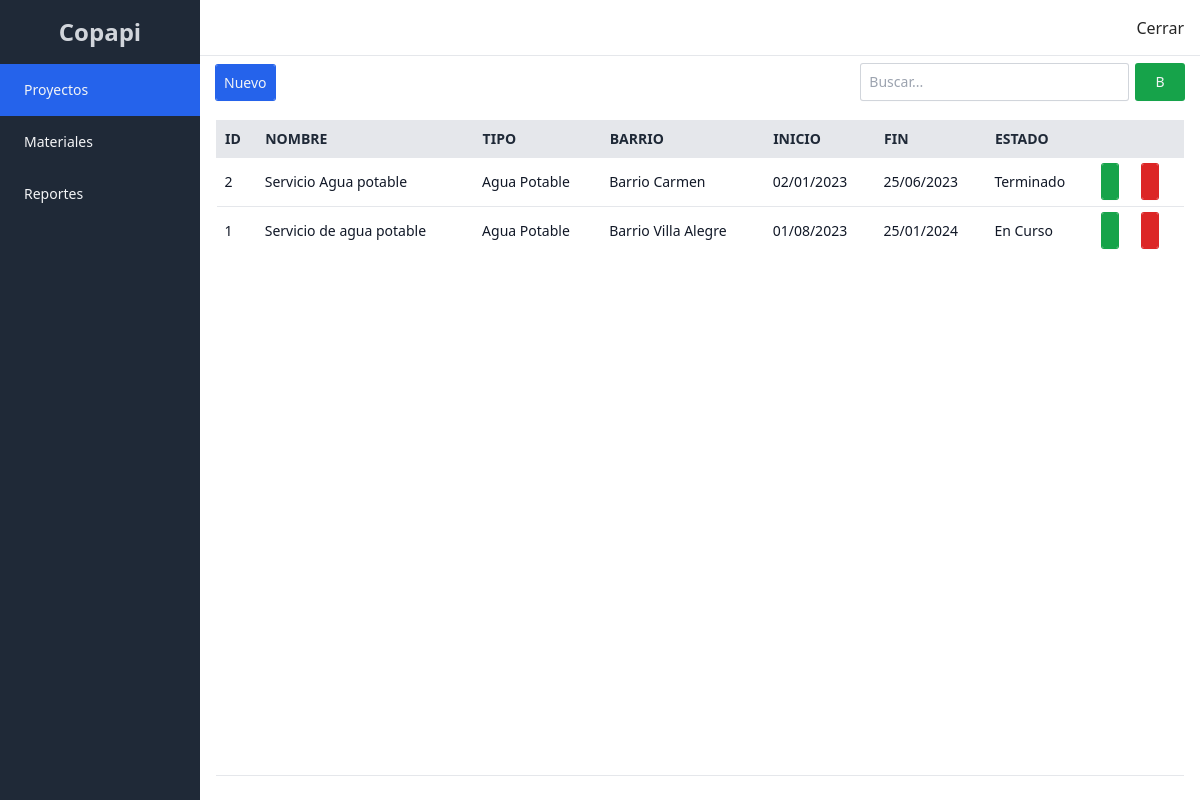
The page /proyecto/ (signed in) on the database its author committed.
### proyecto/models.py (models this page shows, shortened)
class Proyecto(models.Model):
    tipo = models.ForeignKey(TipoProyecto, related_name='proyectos', on_delete=models.CASCADE)
    nombre = models.CharField(max_length=200, verbose_name='Nombre')
    fecha_inicio = models.DateField(verbose_name='Fecha Inicio')
    fecha_fin = models.DateField(verbose_name='Fecha Fin')
    estado = models.PositiveIntegerField(choices=ESTADOS, verbose_name='estado')
    barrio = models.ForeignKey(Barrio, null=True, blank=True, related_name='proyectos', on_delete=models.CASCADE)
    empleados = models.ManyToManyField(Empleado, related_name='proyectos')

class TipoProyecto(models.Model):
    nombre = models.CharField(max_length=200, verbose_name='Nombre')
    descripcion = models.TextField(blank=True, null=True, verbose_name='Descripcion')

class Barrio(models.Model):
    nombre = models.CharField(max_length=200, verbose_name='Nombre')
    servicio_agua = models.BooleanField(default=False, verbose_name='Servicio Agua')
    servicio_alcantarillado = models.BooleanField(default=False, verbose_name='Servicio Alcantarillado')
    poblacion = models.IntegerField(verbose_name='Poblacion')
    area = models.FloatField(verbose_name='Area')

### proyecto/views.py (the view)
# urls.py: path('', ProyectoListView.as_view(), name='proyectos'),
class ProyectoListView(LoginRequiredMixin, ListView):
    model = Proyecto
    template_name = 'proyectos.html'
    def get_queryset(self) -> QuerySet[Any]:
        qs = Proyecto.objects.select_related('barrio', 'tipo').order_by('-pk').all()
        return qs

### templates/proyectos.html (shortened to what this page needs)
{% extends 'index.html' %}
{% block content %}
    <section class="flex justify-between items-center">
        <div>
            <a href="{% url 'proyecto-create' %}" class="btn btn-primary">
                Nuevo
            </a>
        </div>
        <form class="w-1/3 flex gap-2" method="get" action=".">
            <div class="flex-1">
                <input
                    type="text"
                    class="form-control"
                    placeholder="Buscar..."
                    name="search"
                    value="{{ request.GET.search }}"
                />
            </div>
            <div class="w-12">
                <button class="btn btn-success">
                    B
                </button>
            </div>
        </form>
    </section>
    <section class="overflow-auto h-[calc(100vh_-_7.5rem)] md:h-[calc(100vh_-_9rem)] py-2 px-4 md:p-0 border-b mt-5">
        <table class="min-w-full">
            <thead>
                <tr class="sticky top-0 bg-gray-200 text-left text-gray-800 text-sm font-semibold">
                    <th class="p-2 uppercase border">id</th>
                    <th class="p-2 uppercase border">nombre</th>
                    <th class="p-2 uppercase border">tipo</th>
                    <th class="p-2 uppercase border">barrio</th>
                    <th class="p-2 uppercase border">inicio</th>
                    <th class="p-2 uppercase border">fin</th>
                    <th class="p-2 uppercase border">estado</th>
                    <th class="p-2 uppercase border"></th>
                </tr>
            </thead>
            <tbody class='bg-white divide-y divide-gray-200'>
                {% for object in object_list %}
                    <tr class="text-left text-sm font-normal text-gray-900">
                        <td class="p-2">{{ object.pk }}</td>
                        <td class="p-2">{{ object.nombre }}</td>
                        <td class="p-2">{{ object.tipo.nombre }}</td>
                        <td class="p-2">{{ object.barrio.nombre }}</td>
                        <td class="p-2">{{ object.fecha_inicio|date:"d/m/Y" }}</td>
                        <td class="p-2">{{ object.fecha_fin|date:"d/m/Y" }}</td>
                        <td class="p-2">{{ object.get_estado_display }}</td>
                        <td class="flex gap-2 items-center justify-center h-12">
                            <div class="w-8">
                                <a href="{% url 'proyecto-update' object.pk %}" class="btn-success">
                                </a>
                            </div>
                            <div class="w-8">
                                <a href="{% url 'proyecto-delete' object.pk %}" class="btn-danger">
                                </a>
                            </div>
                        </td>
                    </tr>
                {% endfor %}
            </tbody>
        </table>
    </section>
{% endblock %}

### rows shown on the page
Proyecto: pk "2", nombre "Servicio Agua potable", tipo.nombre "Agua Potable", barrio.nombre "Barrio Carmen", fecha_inicio "02/01/2023", fecha_fin "25/06/2023", estado "Terminado"
Proyecto: pk "1", nombre "Servicio de agua potable", tipo.nombre "Agua Potable", barrio.nombre "Barrio Villa Alegre", fecha_inicio "01/08/2023", fecha_fin "25/01/2024", estado "En Curso"
